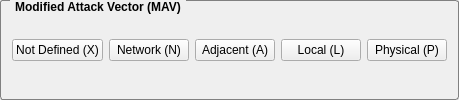
             <widget class="QGroupBox" name="mavGroupBox">
              <property name="styleSheet">
               <string notr="true">QGroupBox {
    border: 1px solid gray;
    border-radius: 3px;
    margin-top: 0.5em;
	font-weight: bold;
}

QGroupBox::title {
    subcontrol-origin: margin;
    left: 10px;
    padding: 0 3px 0 3px;
}</string>
              </property>
              <property name="title">
               <string>Modified Attack Vector (MAV)</string>
              </property>
              <layout class="QHBoxLayout" name="horizontalLayout_18">
               <item>
                <widget class="QPushButton" name="mavxPushButton">
                 <property name="toolTip">
                  <string>&lt;html&gt;&lt;head/&gt;&lt;body&gt;&lt;p&gt;Assigning this value to the metric will not influence the score. It is a signal to the equation to skip this metric.&lt;/p&gt;&lt;/body&gt;&lt;/html&gt;</string>
                 </property>
                 <property name="text">
                  <string>Not Defined (X)</string>
                 </property>
                 <property name="checkable">
                  <bool>true</bool>
                 </property>
                 <property name="autoExclusive">
                  <bool>true</bool>
                 </property>
                </widget>
               </item>
               <item>
                <widget class="QPushButton" name="mavnPushButton">
                 <property name="toolTip">
                  <string>&lt;html&gt;&lt;head/&gt;&lt;body&gt;&lt;p&gt;A vulnerability exploitable with network access means the vulnerable component is bound to the network stack and the attacker's path is through OSI layer 3 (the network layer). Such a vulnerability is often termed &amp;quot;remotely exploitable&amp;quot; and can be thought of as an attack being exploitable one or more network hops away (e.g. across layer 3 boundaries from routers). An example of a network attack is an attacker causing a denial of service (DoS) by sending a specially crafted TCP packet from across the public Internet (e.g. CVE-2004-0230).&lt;/p&gt;&lt;/body&gt;&lt;/html&gt;</string>
                 </property>
                 <property name="text">
                  <string>Network (N)</string>
                 </property>
                 <property name="checkable">
                  <bool>true</bool>
                 </property>
                 <property name="autoExclusive">
                  <bool>true</bool>
                 </property>
                </widget>
               </item>
               <item>
                <widget class="QPushButton" name="mavaPushButton">
                 <property name="toolTip">
                  <string>&lt;html&gt;&lt;head/&gt;&lt;body&gt;&lt;p&gt;A vulnerability exploitable with adjacent network access means the vulnerable component is bound to the network stack, however the attack is limited to the same shared physical (e.g. Bluetooth, IEEE 802.11), or logical (e.g. local IP subnet) network, and cannot be performed across an OSI layer 3 boundary (e.g. a router). An example of an Adjacent attack would be an ARP (IPv4) or neighbor discovery (IPv6) flood leading to a denial of service on the local LAN segment. See also CVE-2013-6014.&lt;/p&gt;&lt;/body&gt;&lt;/html&gt;</string>
                 </property>
                 <property name="text">
                  <string>Adjacent (A)</string>
                 </property>
                 <property name="checkable">
                  <bool>true</bool>
                 </property>
                 <property name="autoExclusive">
                  <bool>true</bool>
                 </property>
                </widget>
               </item>
               <item>
                <widget class="QPushButton" name="mavlPushButton">
                 <property name="toolTip">
                  <string>&lt;html&gt;&lt;head/&gt;&lt;body&gt;&lt;p&gt;A vulnerability exploitable with Local access means that the vulnerable component is not bound to the network stack, and the attacker's path is via read/write/execute capabilities. In some cases, the attacker may be logged in locally in order to exploit the vulnerability, otherwise, she may rely on User Interaction to execute a malicious file.&lt;/p&gt;&lt;/body&gt;&lt;/html&gt;</string>
                 </property>
                 <property name="text">
                  <string>Local (L)</string>
                 </property>
                 <property name="checkable">
                  <bool>true</bool>
                 </property>
                 <property name="autoExclusive">
                  <bool>true</bool>
                 </property>
                </widget>
               </item>
               <item>
                <widget class="QPushButton" name="mavpPushButton">
                 <property name="toolTip">
                  <string>&lt;html&gt;&lt;head/&gt;&lt;body&gt;&lt;p&gt;A vulnerability exploitable with Physical access requires the attacker to physically touch or manipulate the vulnerable component. Physical interaction may be brief (e.g. evil maid attack) or persistent. An example of such an attack is a cold boot attack which allows an attacker to access to disk encryption keys after gaining physical access to the system, or peripheral attacks such as Firewire/USB Direct Memory Access attacks.&lt;/p&gt;&lt;/body&gt;&lt;/html&gt;</string>
                 </property>
                 <property name="text">
                  <string>Physical (P)</string>
                 </property>
                 <property name="checkable">
                  <bool>true</bool>
                 </property>
                 <property name="autoExclusive">
                  <bool>true</bool>
                 </property>
                </widget>
               </item>
              </layout>
             </widget>
